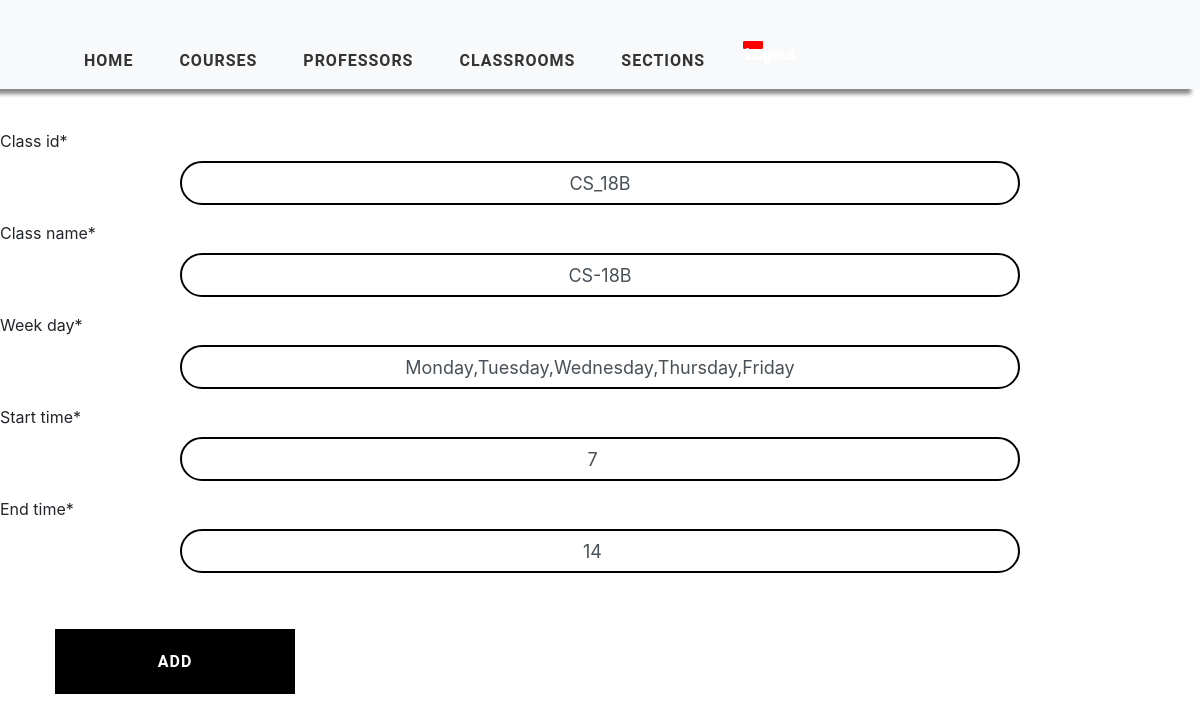
/update-class/CS_18B/ (signed in), run on the app's committed database.
### timetableapp/models.py (models this page shows, shortened)
class Class(models.Model):
    class_id = models.CharField(max_length=2000, primary_key=True)
    class_name = models.CharField(max_length=2000, null=True)
    week_day = models.CharField(max_length=2000)
    start_time = models.PositiveIntegerField(null=True)
    end_time = models.PositiveIntegerField(null=True)

### timetableapp/views.py (the view)
# urls.py: path('update-class/<str:pk>/', views.updateClassView, name='update-classview'),
@login_required(login_url='login')
def updateClassView(request, pk):
    section = Class.objects.get(class_id=pk)
    form = ClassForm(instance=section)
    context = {'form': form}
    if request.method == 'POST':
        form = ClassForm(request.POST, instance=section)
        if form.is_valid():
            form.save()
            return redirect('/add-classcourse')
    return render(request, 'timetableapp/ViewClass.html', context)

### timetableapp/forms.py
class ClassForm(forms.ModelForm):
    class Meta:
        model = Class
        fields = ['class_id', 'class_name', 'week_day','start_time','end_time']

### timetableapp/templates/timetableapp/ViewClass.html (shortened to what this page needs)
{% extends 'timetableapp/main.html' %}
{% block content %}
        <form method="POST" action="">
            {% load crispy_forms_tags %}
            <div>
                {{ form|crispy }}
                <input type="submit" value="Add" class="info">
            </div>
        </form>
{% endblock %}

### static/css/style.css (style rules this page uses)
.info { width: 240px ; height: 65px ; font-family: Roboto, sans-serif; text-transform: uppercase; letter-spacing: 1px; font-weight: bolder; color: white ; background: black; margin-left: 55px; margin-top: 40px; border-color: black ; border-radius: 0 ; border-style: solid; border-width: 3px ; transition: 0.8s; }

### static/css/tables.css (style rules this page uses)
*, *:before, *:after { box-sizing: border-box; }
body { font-family: "Roboto", sans-serif; margin: 0; }

### static/css/add.css (style rules this page uses)
.form-control { width: 70% !important; margin-left: 15% !important; outline: none; font-size:18px !important; padding:20px 20px 20px 20px !important; text-align: center !important; border: 2px solid black !important; background: none !important; border-radius: 30px !important; }

### data on the page
Class: class_id "CS_18B", class_name "CS-18B", week_day "Monday,Tuesday,Wednesday,Thursday,Friday", start_time "7", end_time "14"
